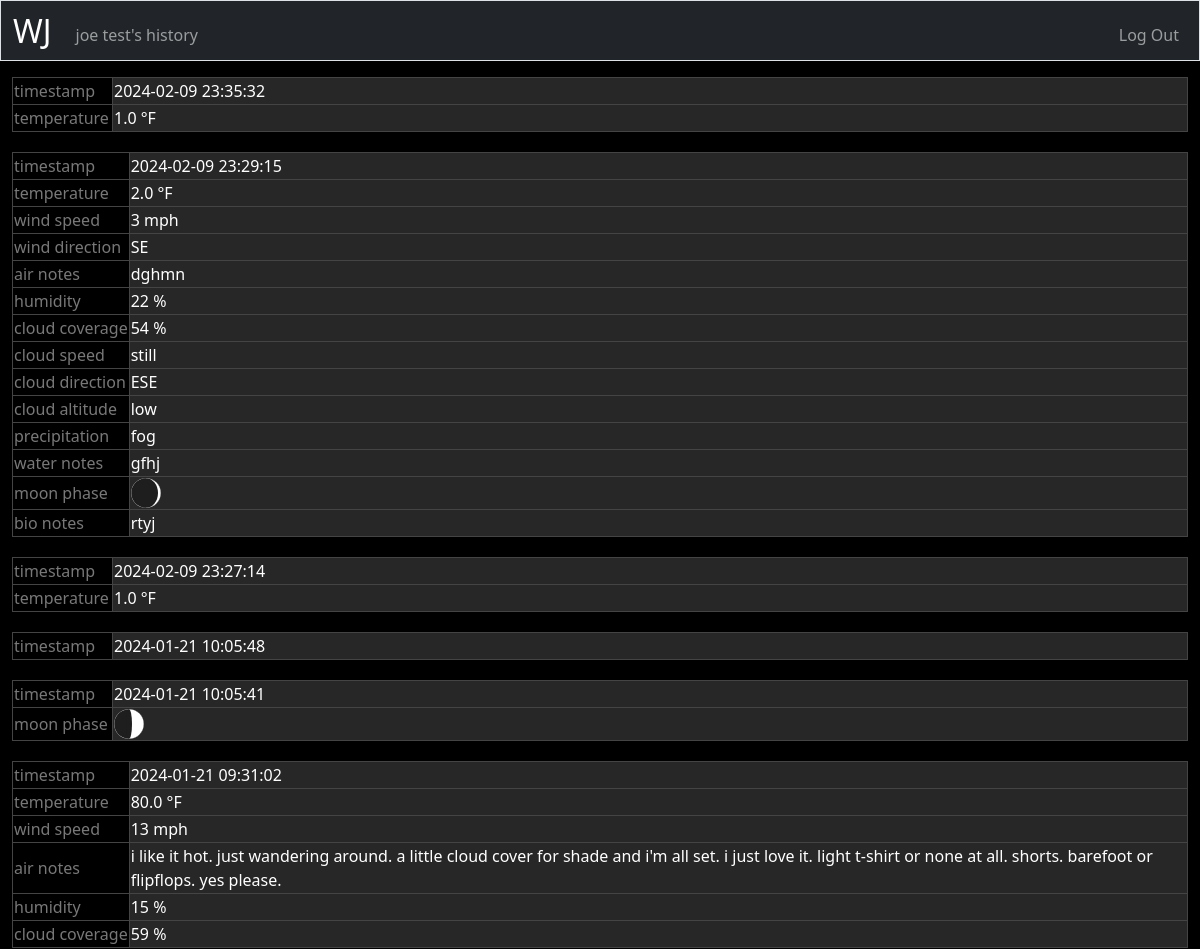
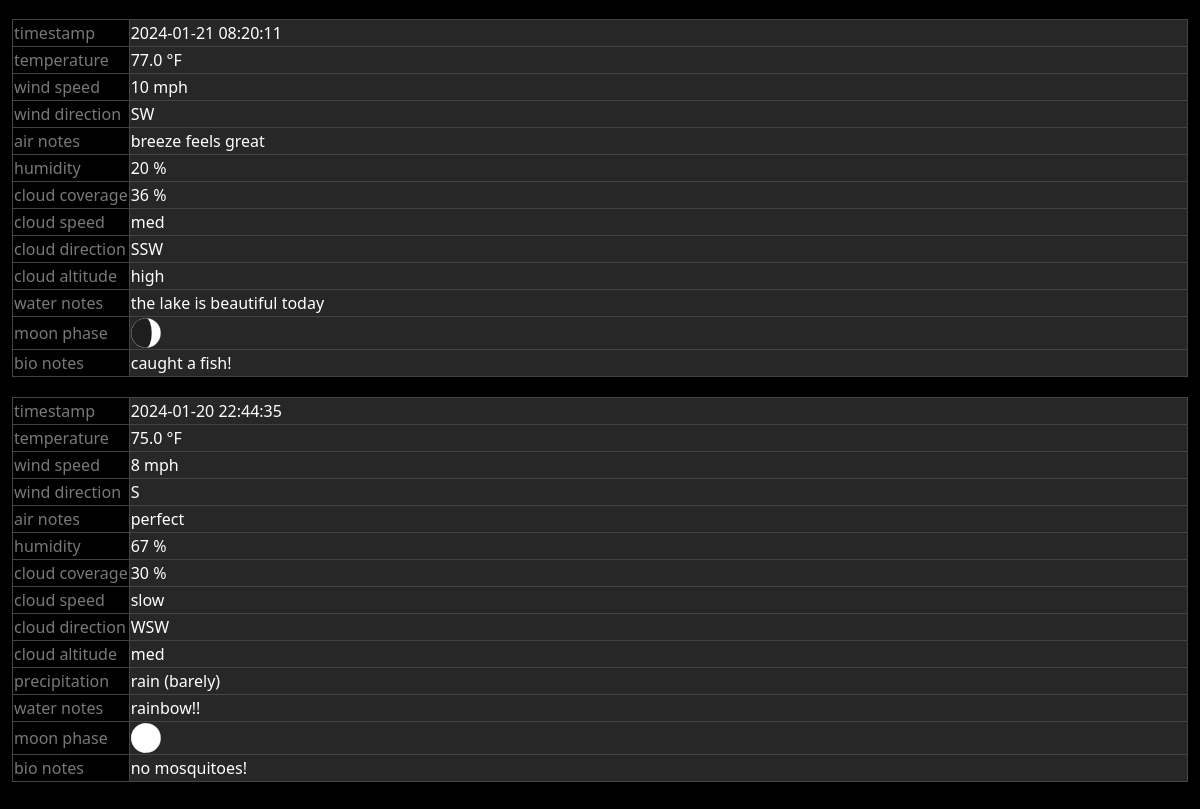
Screenshot of /history (signed in) with the database file from the repository (2 pictures, top to bottom).
### tables this page shows
CREATE TABLE users (
    id INTEGER PRIMARY KEY,
    username TEXT NOT NULL, 
    hash TEXT NOT NULL
);

CREATE TABLE weather_entries (
    id INTEGER PRIMARY KEY,
    user_id INTEGER NOT NULL,
    temp REAL,
    wind_speed INTEGER,
    wind_direction TEXT CHECK(wind_direction IN ('E', 'ESE', 'SE', 'SSE', 'S', 'SSW', 'SW', 'WSW', 'W', 'WNW', 'NW', 'NNW', 'N', 'NNE', 'NE', 'ENE')),
    air_notes TEXT,
    humidity INTEGER CHECK(humidity >= 0 AND humidity <= 100),
    cloud_coverage INTEGER CHECK(cloud_coverage >= 0 AND cloud_coverage <= 100),
    cloud_speed TEXT CHECK(cloud_speed IN ('still', 'slow', 'med', 'fast')),
    cloud_direction TEXT CHECK(cloud_direction IN ('E', 'ESE', 'SE', 'SSE', 'S', 'SSW', 'SW', 'WSW', 'W', 'WNW', 'NW', 'NNW', 'N', 'NNE', 'NE', 'ENE')), 
    cloud_altitude TEXT CHECK(cloud_altitude IN ('high', 'med', 'low')),
    precipitation TEXT CHECK(precipitation IN ('fog', 'rain (barely)', 'rain (light)', 'rain (moderate)', 'rain (heavy)', 'sleet', 'hail', 'snow (light)', 'snow (moderate)', 'snow (heavy)')),
    water_notes TEXT,
       moon_phase INTEGER CHECK(moon_phase >= 1 AND moon_phase <= 28),
    bio_notes TEXT,
    log_time DATETIME DEFAULT CURRENT_TIMESTAMP,
    FOREIGN KEY(user_id) REFERENCES users(id)
);

### app.py (the view)
@app.route("/history", methods=["GET", "POST"])
@login_required  # only logged-in users can access this route.
def history():
    if request.method == "POST":  # redirects back to the history page, perhaps for refreshing
        return redirect("/history")
    else:  # Retrieve weather entries for the logged-in user, ordered by most recent first.
        entries = db.execute("SELECT * FROM weather_entries WHERE user_id = ? ORDER BY log_time DESC", session["user_id"])
        for entry in entries:
            log_time_gmt = datetime.fromisoformat(entry["log_time"])
            log_time_gmt = pytz.timezone('GMT').localize(log_time_gmt)
            log_time_est = log_time_gmt.astimezone(pytz.timezone('America/New_York'))
            entry["log_time"] = log_time_est.strftime('%Y-%m-%d %H:%M:%S')
    return render_template("history.html", entries=entries)

### app.py (called while the page is built, shortened)
@app.after_request
def after_request(response):
    return response

@app.context_processor
def inject_user_details():
    if "user_id" in session:
        username = db.execute("SELECT username FROM users WHERE id = ?", session["user_id"])[0]['username']
        return dict(username=username)
    else:
        return dict(username=None)

### helpers.py (called while the page is built)
def login_required(f):
    @wraps(f)  # Preserve the original function's metadata
    def decorated_function(*args, **kwargs):
        if session.get("user_id") is None:  # Check if user is not logged in.
            return redirect("/login")  # Redirect to login page if not logged in.
        return f(*args, **kwargs)  # Call the original function if logged in.
    return decorated_function  # Return the wrapped function.

### templates/history.html (shortened to what this page needs)
{% extends "layout.html" %}
{% block main %}
    {% for entry in entries %}
    <table class="entry-table">
        <tr>
            <td>timestamp</td>
            <td>{{ entry.log_time }}</td>
        </tr>
        {% if entry.temp %}
        <tr>
            <td>temperature</td>
            <td>{{ entry.temp }} °F</td>
        </tr>
        {% endif %}
        {% if entry.wind_speed %}
        <tr>
            <td>wind speed</td>
            <td>{{ entry.wind_speed }} mph</td>
        </tr>
        {% endif %}
        {% if entry.wind_direction %}
        <tr>
            <td>wind direction</td>
            <td>{{ entry.wind_direction }}</td>
        </tr>
        {% endif %}
        {% if entry.air_notes %}
        <tr  class="notes-row">
            <td>air notes</td>
            <td>{{ entry.air_notes }}</td>
        </tr>
        {% endif %}
        {% if entry.humidity %}
        <tr>
            <td>humidity</td>
            <td>{{ entry.humidity }} %</td>
        </tr>
        {% endif %}
        {% if entry.cloud_coverage %}
        <tr>
            <td>cloud coverage</td>
            <td>{{ entry.cloud_coverage }} %</td>
        </tr>
        {% endif %}
        {% if entry.cloud_speed %}
        <tr>
            <td>cloud speed</td>
            <td>{{ entry.cloud_speed }}</td>
        </tr>
        {% endif %}
        {% if entry.cloud_direction %}
        <tr>
            <td>cloud direction</td>
            <td>{{ entry.cloud_direction }}</td>
        </tr>
        {% endif %}
        {% if entry.cloud_altitude %}
        <tr>
            <td>cloud altitude</td>
            <td>{{ entry.cloud_altitude }}</td>
        </tr>
        {% endif %}
        {% if entry.precipitation %}
        <tr>
            <td>precipitation</td>
            <td>{{ entry.precipitation }}</td>
        </tr>
        {% endif %}
        {% if entry.water_notes %}
        <tr class="notes-row">
            <td>water notes</td>
            <td>{{ entry.water_notes }}</td>
        </tr>
        {% endif %}
        {% if entry.moon_phase %}
            <tr>
                <td>moon phase</td>
                <td><img src="{{ 'static/moon_images/' + (entry.moon_phase|string) + '.svg' }}" style="width:30px; height:30px;" alt="{{ entry.moon_phase }}"></td>
            </tr>
        {% endif %}
        {% if entry.bio_notes %}
        <tr class="notes-row">
            <td>bio notes</td>
            <td>{{ entry.bio_notes }}</td>
        </tr>
        {% endif %}
    </table>
    {% endfor %}
{% endblock %}

### templates/layout.html (shortened to what this page needs)
<!DOCTYPE html>
<html lang="en">
    <head>
        <link href="https://cdn.jsdelivr.net/npm/bootstrap@5.3.2/dist/css/bootstrap.min.css" rel="stylesheet">
        <link href="/static/styles.css" rel="stylesheet">
    </head>
    <body>
        <nav class="bg-dark border navbar navbar-expand-md navbar-dark">
            <div class="container-fluid">
                <a class="navbar-brand" href="/">WJ</a>
                <div class="collapse navbar-collapse" id="navbar">
                    {% if session["user_id"] %}
                        <ul class="navbar-nav me-auto mt-2">
                            <li class="nav-item"><a class="nav-link" href="/history">{{ username }}'s history</a></li>
                        </ul>
                        <ul class="navbar-nav ms-auto mt-2">
                            <li class="nav-item"><a class="nav-link" href="/logout">Log Out</a></li>
                        </ul>
                    {% else %}
                        <ul class="navbar-nav ms-auto mt-2">
                            <li class="nav-item"><a class="nav-link" href="/register">Register</a></li>
                            <li class="nav-item"><a class="nav-link" href="/login">Log In</a></li>
                        </ul>
                    {% endif %}
                </div>
            </div>
        </nav>
        <main class="container-fluid py-3 text-center">
            {% block main %}{% endblock %}
        </main>
    </body>
</html>

### static/styles.css (style rules this page uses)
.navbar-nav .nav-link { padding-top: 0px; padding-bottom: 0px; }
.navbar-brand { padding-top: 0px; padding-bottom: 0px; line-height: normal; font-size: xx-large; }
body { background-color: #000000; color: #ffffff; }
table { width: 100%; border-collapse: collapse; color: #ffffff; margin-bottom: 20px; }
.entry-table td { border: 1px solid #444444 !important; color: #787878 !important; text-align: left; }
.entry-table td:first-child { white-space: nowrap; width: 1%; min-width: 100px; }
.entry-table td:nth-child(2) { background-color: #272727; color: white !important; }
tr.notes-row { height: auto; }

### rows the page displays
users: username "joe test"
weather_entries: log_time "2024-02-09 23:35:32", temp "1.0"
weather_entries: log_time "2024-02-09 23:29:15", temp "2.0", wind_speed "3", wind_direction "SE", air_notes "dghmn", humidity "22", cloud_coverage "54", cloud_speed "still", cloud_direction "ESE", cloud_altitude "low", precipitation "fog", water_notes "gfhj", shows a picture, bio_notes "rtyj"
weather_entries: log_time "2024-02-09 23:27:14", temp "1.0"
weather_entries: log_time "2024-01-21 10:05:48"
weather_entries: log_time "2024-01-21 10:05:41", shows a picture
weather_entries: log_time "2024-01-21 09:31:02", temp "80.0", wind_speed "13", air_notes "i like it hot. just wandering around. a little cloud cover for shade and i'm all set. i just love it. light t-shirt or none at all. shorts. barefoot or flipflops. yes please.", humidity "15", cloud_coverage "59"
weather_entries: log_time "2024-01-21 08:20:11", temp "77.0", wind_speed "10", wind_direction "SW", air_notes "breeze feels great", humidity "20", cloud_coverage "36", cloud_speed "med", cloud_direction "SSW", cloud_altitude "high", water_notes "the lake is beautiful today", shows a picture, bio_notes "caught a fish!"
weather_entries: log_time "2024-01-20 22:44:35", temp "75.0", wind_speed "8", wind_direction "S", air_notes "perfect", humidity "67", cloud_coverage "30", cloud_speed "slow", cloud_direction "WSW", cloud_altitude "med", precipitation "rain (barely)", water_notes "rainbow!!", shows a picture, bio_notes "no mosquitoes!"
